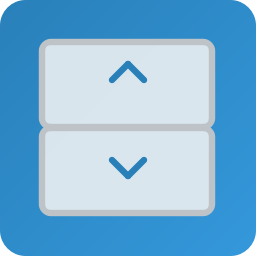

Reproduce this figure in Python.
"""
Generate a simple icon for SnapStack.
This script creates a basic icon when real assets aren't available.
"""

from PySide6.QtGui import QPainter, QPixmap, QColor, QPen, QBrush, QGuiApplication, QLinearGradient
from PySide6.QtCore import Qt, QRect
import sys

def generate_icon(size=256, app=None):
    """
    Generate a simple icon for SnapStack.
    
    Args:
        size: Size of the icon in pixels
        app: Optional QApplication instance
    
    Returns:
        QPixmap: The generated icon
    """
    # Create a QGuiApplication if one doesn't exist
    local_app = None
    if app is None and not QGuiApplication.instance():
        local_app = QGuiApplication(sys.argv)
    
    # Create a blank pixmap
    pixmap = QPixmap(size, size)
    pixmap.fill(Qt.transparent)
    
    # Create a painter
    painter = QPainter(pixmap)
    painter.setRenderHint(QPainter.Antialiasing)
    
    # Background gradient
    gradient = QLinearGradient(0, 0, size, size)
    gradient.setColorAt(0, QColor(41, 128, 185))  # Blue
    gradient.setColorAt(1, QColor(52, 152, 219))  # Lighter blue
    
    # Draw background
    painter.setPen(Qt.NoPen)
    painter.setBrush(QBrush(gradient))
    painter.drawRoundedRect(0, 0, size, size, size/10, size/10)
    
    # Draw top and bottom rectangles to represent snapped windows
    # Top window
    painter.setBrush(QColor(236, 240, 241, 230))  # Light gray
    painter.setPen(QPen(QColor(189, 195, 199), size/40))
    top_rect = QRect(size/6, size/6, size*2/3, size/3)
    painter.drawRoundedRect(top_rect, size/30, size/30)
    
    # Bottom window
    painter.setBrush(QColor(236, 240, 241, 230))  # Light gray
    bottom_rect = QRect(size/6, size/2, size*2/3, size/3)
    painter.drawRoundedRect(bottom_rect, size/30, size/30)
    
    # Draw arrow symbols on each window
    painter.setPen(QPen(QColor(41, 128, 185), size/40, Qt.SolidLine, Qt.RoundCap, Qt.RoundJoin))
    
    # Up arrow in top window
    arrow_width = size/8
    arrow_height = size/8
    arrow_x = size/2 - arrow_width/2
    
    # Top arrow
    top_arrow_y = size/4
    painter.drawLine(arrow_x, top_arrow_y + arrow_height/2, 
                    arrow_x + arrow_width/2, top_arrow_y)
    painter.drawLine(arrow_x + arrow_width/2, top_arrow_y, 
                    arrow_x + arrow_width, top_arrow_y + arrow_height/2)
    
    # Bottom arrow
    bottom_arrow_y = size*5/8
    painter.drawLine(arrow_x, bottom_arrow_y, 
                    arrow_x + arrow_width/2, bottom_arrow_y + arrow_height/2)
    painter.drawLine(arrow_x + arrow_width/2, bottom_arrow_y + arrow_height/2, 
                    arrow_x + arrow_width, bottom_arrow_y)
    
    # End painting
    painter.end()
    
    # Clean up the local app if we created one
    # Note: We don't call exec() so it's just for initialization
    if local_app:
        del local_app
    
    return pixmap

def save_icon(size=256, filename="assets/icon.png"):
    """
    Generate and save the icon to a file.
    
    Args:
        size: Size of the icon in pixels
        filename: Output filename
    """
    app = QGuiApplication.instance() or QGuiApplication(sys.argv)
    pixmap = generate_icon(size, app)
    success = pixmap.save(filename)
    if success:
        print(f"Successfully saved icon to {filename}")
    else:
        print(f"Failed to save icon to {filename}")
    return success

if __name__ == "__main__":
    # Initialize application
    app = QGuiApplication(sys.argv)
    
    # Generate icons in multiple sizes
    save_icon(256, "assets/icon.png")
    save_icon(64, "assets/icon_small.png")
    save_icon(512, "assets/logo.png")
    
    print("Icons generated successfully!") 